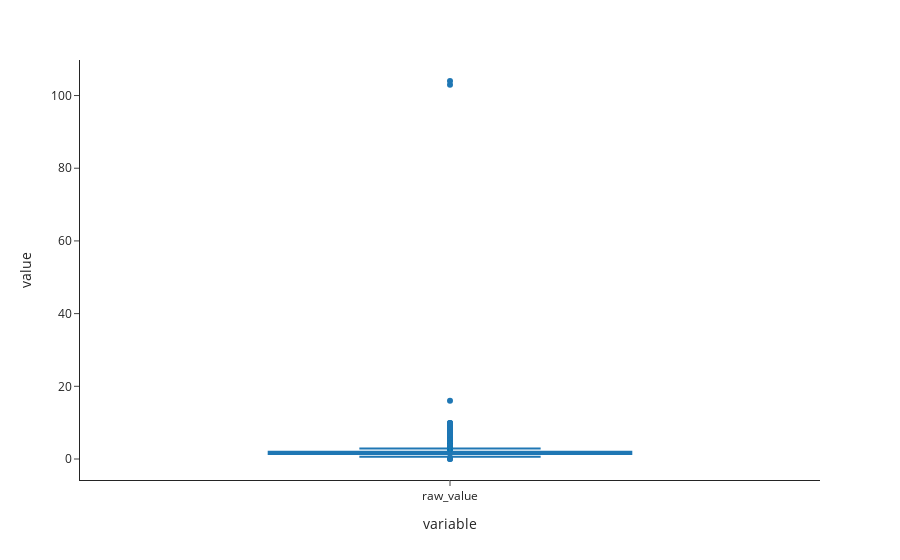

The notebook cell saved with this chart:
### Markdown cell above
With the interactive boxplot it is possible to see the outliers.

### Code cell
fig = px.box(df, y=['raw_value'])
fig.show()

### Figure 1 — Plotly figure (JSON) as saved in the notebook; plotly's stock layout.template omitted (floating-point values rounded to 4 significant figures; data arrays with more than 128 entries replaced by an {"elided": "..."} marker saying what was removed)
{"data": [{"alignmentgroup": "True", "hovertemplate": "variable=%{x}<br>value=%{y}<extra></extra>", "legendgroup": "", "marker": {"color": "#1F77B4"}, "name": "", "notched": false, "offsetgroup": "", "orientation": "v", "showlegend": false, "type": "box", "x": {"elided": "4663 str values"}, "x0": " ", "xaxis": "x", "y": {"elided": "4663 float values"}, "y0": " ", "yaxis": "y"}], "layout": {"boxmode": "group", "legend": {"tracegroupgap": 0}, "margin": {"t": 60}, "xaxis": {"anchor": "y", "domain": [0, 1], "title": {"text": "variable"}}, "yaxis": {"anchor": "x", "domain": [0, 1], "title": {"text": "value"}}}}
